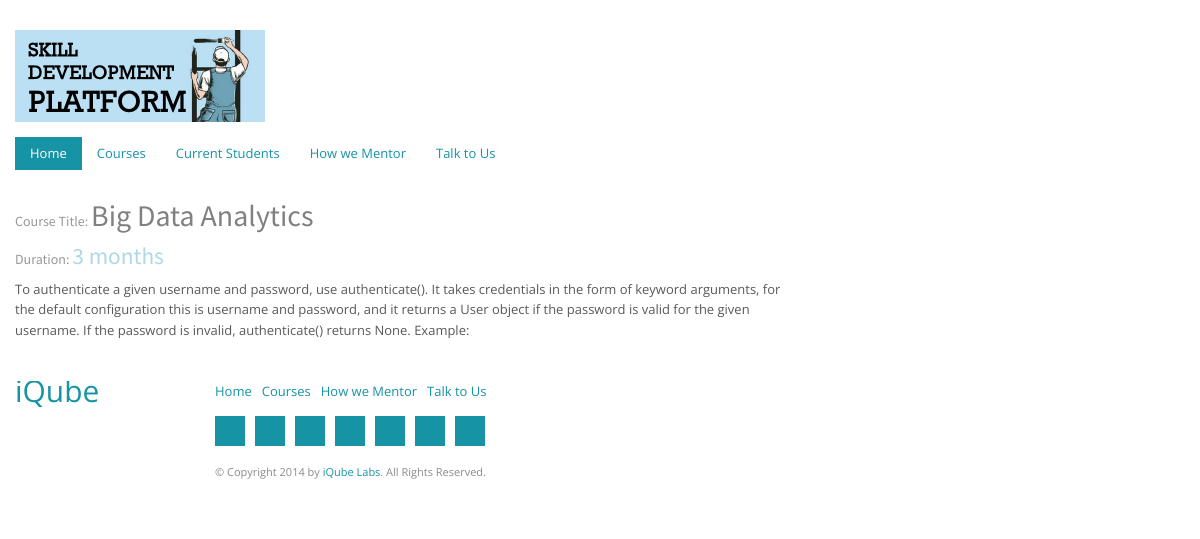
The app's page /courses/2/big-data-analytics with its own data.
### operations/models.py (models this page shows, shortened)
class Course(models.Model):
    name = models.CharField(max_length= 100)
    desc = models.TextField()
    duration = models.CharField(max_length= 15)
    prerequisites = models.TextField()
    link = models.CharField(max_length= 200)
    testimonial = models.CharField(max_length= 200)
    active = models.BooleanField()
    created_on = models.DateTimeField(auto_now_add=True)
    slug = models.SlugField(unique=True)
    category = models.CharField(max_length=10, choices=course_categories)
    image = models.ImageField(upload_to="courses")
    class Meta:
        verbose_name_plural = "Courses"

### courses/views.py (the view)
# urls.py: url(r'^(?P<id>\d+)/(?P<slug>[-\w]+)$',courses.views.details, name='course_detail'),
def details(request, id, slug):
    context = {
       'course': get_object_or_404(Course, pk=id)
    }
    template_path = "courses/details.djhtml"
    return render(request, template_path, context)

### courses/templates/courses/details.djhtml
{% extends 'home_base.djhtml' %}
{% block content %}
{% if course %}
<div class="container">
	<div class="row">
		<div class="span8">
			<h3 style="font-size: 2.3em; color: grey "><small>Course Title: </small>{{course.name}}</h3>
			<h4 style="font-size: 1.8em; color: lightblue "><small>Duration: </small>{{course.duration}}</h4>
	        <p >{{course.desc}}</p>
	    </div>
		<div class="span4">
		</div>
	</div>
</div>
{% else %}
Error Between Keyboard and Chair!!!
{% endif %}
{% endblock %}

### static/clear/css/boostrap_responsive.css (style rules this page uses)
@media (min-width: 1200px) { .row { margin-left: -30px; *zoom: 1; } }
@media (min-width: 1200px) { .row:before, .row:after { display: table; line-height: 0; content: ""; } }
@media (min-width: 1200px) { .row:after { clear: both; } }
@media (min-width: 1200px) { [class*="span"] { float: left; min-height: 1px; margin-left: 30px; } }
@media (min-width: 1200px) { .container, .navbar-static-top .container, .navbar-fixed-top .container, .navbar-fixed-bottom .container { width: 1170px; } }
@media (min-width: 1200px) { .span8 { width: 770px; } }
@media (min-width: 1200px) { .span4 { width: 370px; } }

### records on screen
Course: name "Big Data Analytics", duration "3 months", desc "To authenticate a given username and password, use authenticate(). It takes credentials in the form of keyword arguments, for the default configuration this is username and password, and it returns a User object if the password is valid for the given username. If the password is invalid, authenticate() returns None. Example:"
